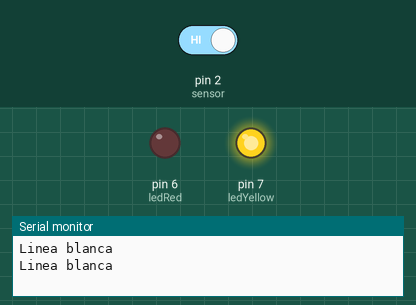
Bench run of a sketch on a simulated Arduino Uno, built with avr-gcc and run on an emulated ATmega328P. On the bench: output pins drawn as LEDs (lit = HIGH), the last lines printed to the serial monitor. The test bench sets the inputs (shaded band); at power-on: pin 2 (sensor) HIGH.

Above: at 2.8 s.
2.9 s: pin 2 (sensor) driven LOW
At 5.0 s:
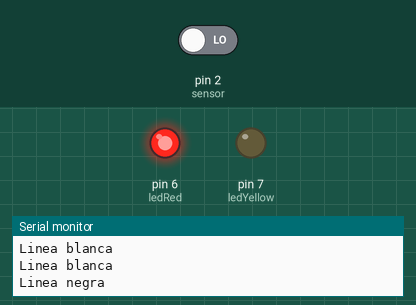
5.5 s: pin 2 (sensor) driven HIGH
At 7.3 s:
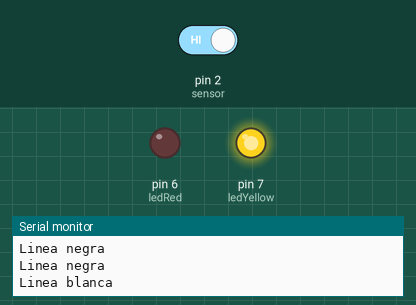
Timing chart, 0 to 8.8 s (numbered marks = the images above; inputs shaded):
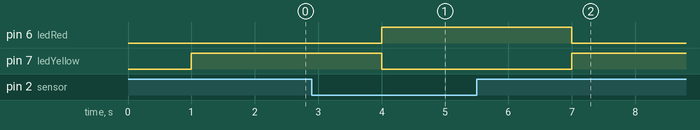

Measured:
- after the input at 2.9 s, pin 6 (ledRed): LOW → HIGH after 1.1 s; pin 7 (ledYellow): HIGH → LOW after 1.1 s
- after the input at 5.5 s, pin 6 (ledRed): HIGH → LOW after 1.5 s; pin 7 (ledYellow): LOW → HIGH after 1.5 s

The sketch:

Practica09.ino
```cpp
int sensor = 2;
int val_cyn = 0;
int ledRed = 6;
int ledYellow = 7;

void setup(){
  Serial.begin(9600);
  pinMode(sensor, INPUT);
  pinMode(ledRed, OUTPUT);
  pinMode(ledYellow, OUTPUT);
}

void loop(){
  val_cyn = digitalRead(sensor);
  delay(1000);
  if(val_cyn == 0){
    Serial.println("Linea negra");
    digitalWrite(ledRed, HIGH);
    digitalWrite(ledYellow, LOW);
  } else {
    Serial.println("Linea blanca");
    digitalWrite(ledYellow, HIGH);
    digitalWrite(ledRed, LOW);
  }
}
```
